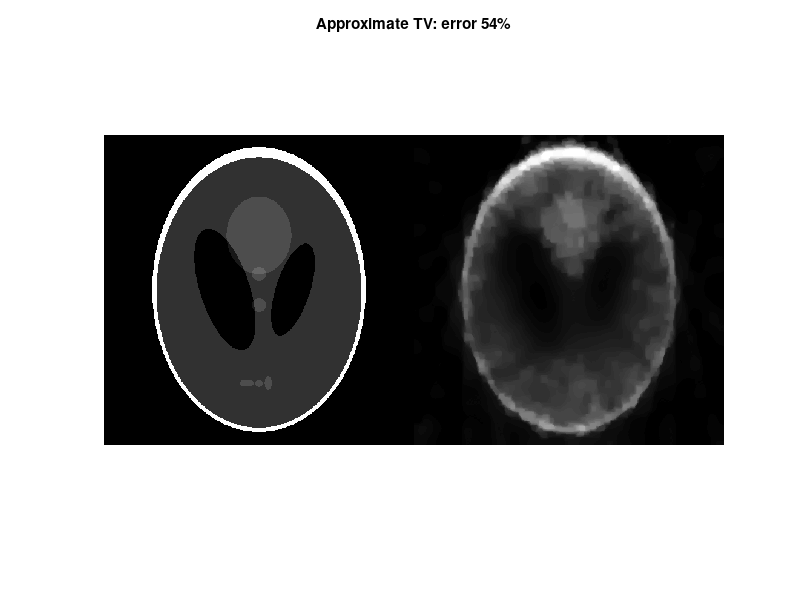
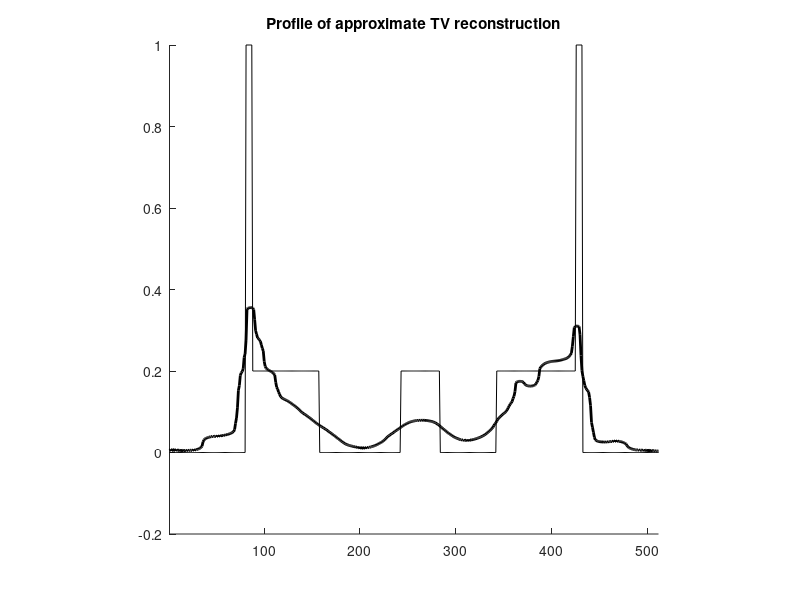
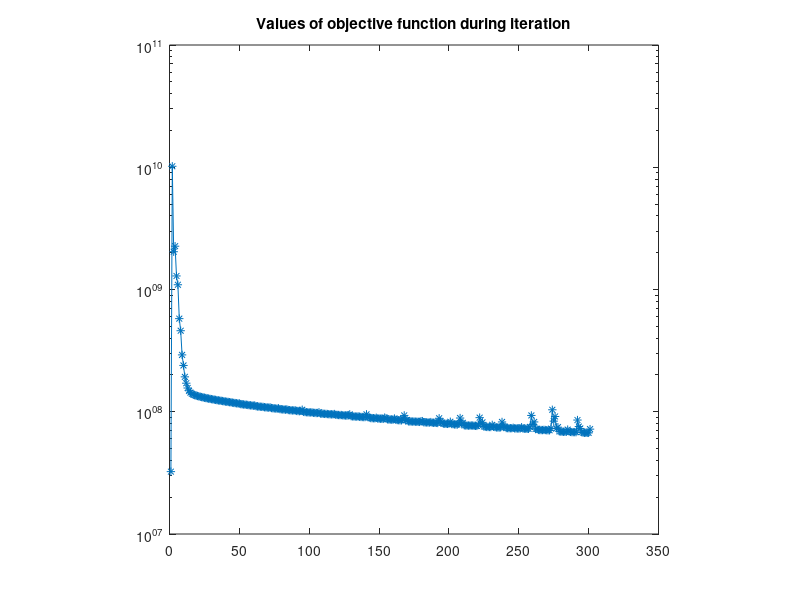

Write the MATLAB code that produced these figures, in order.
% Plot the results of routine XRsparseD_aTV_comp.m
%
% Jennifer Mueller and Samuli Siltanen, October 2012

% Plot parameters
fsize     = 12;
thinline  = .5;
thickline = 2;

% Load reconstruction
load XRsparse_aTV recn alpha target obj

% Compute relative errors
err_squ = norm(target(:)-recn(:))/norm(target(:));

% Plot reconstruction image
figure(1)
clf
imagesc([target,recn],[0,1])
colormap gray
axis equal
axis off
title(['Approximate TV: error ', num2str(round(err_squ*100)), '%'])

% Plot profile of reconstruction
figure(2)
clf
plot(target(end/2,:),'k','linewidth',thinline)
hold on
plot(recn(end/2,:),'k','linewidth',thickline)
xlim([1 size(recn,1)])
axis square
box off
title('Profile of approximate TV reconstruction')

% Plot evolution of oblective function
figure(3)
clf
semilogy(obj,'*-')
axis square
title('Values of objective function during iteration')



